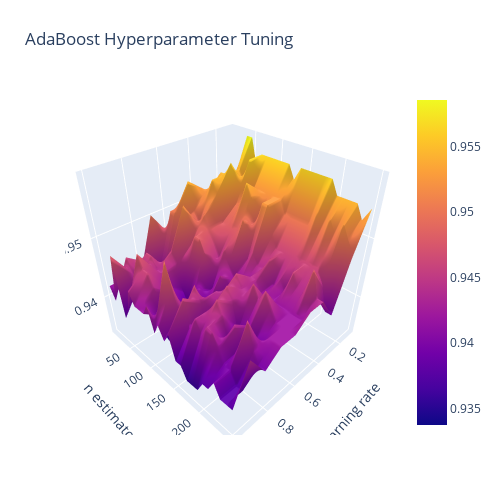

Notebook source saved alongside this figure:
### Code cell
fig = go.Figure(data = [go.Surface(z=z, y=y, x=x)], layout=layout)
fig.update_layout(title='AdaBoost Hyperparameter Tuning', scene = dict(xaxis_title='learning rate', yaxis_title='n estimators', zaxis_title='Accuracy'), autosize=False, width=500, height=500, margin=dict(l=65, r=50, b=65, t=90))

fig.show()

### Figure 1 — Plotly figure (JSON) as saved in the notebook; plotly's stock layout.template omitted (floating-point values rounded to 4 significant figures; data arrays with more than 128 entries replaced by an {"elided": "..."} marker saying what was removed)
{"data": [{"type": "surface", "x": [0.1, 0.2, 0.3, 0.4, 0.5, 0.6, 0.7, 0.8, 0.9, 1], "y": [10, 20, 30, 40, 50, 60, 70, 80, 90, 100, 110, 120, 130, 140, 150, 160, 170, 180, 190, 200, 210, 220, 230, 240, 250], "z": {"elided": "25x10 float values"}}], "layout": {"autosize": false, "height": 500, "margin": {"b": 65, "l": 65, "r": 50, "t": 90}, "scene": {"xaxis": {"title": {"text": "learning rate"}}, "yaxis": {"title": {"text": "n estimators"}}, "zaxis": {"title": {"text": "Accuracy"}}}, "title": {"text": "AdaBoost Hyperparameter Tuning"}, "width": 500, "xaxis": {"title": {"text": "learning rate"}}, "yaxis": {"title": {"text": "n estimators"}}}}
